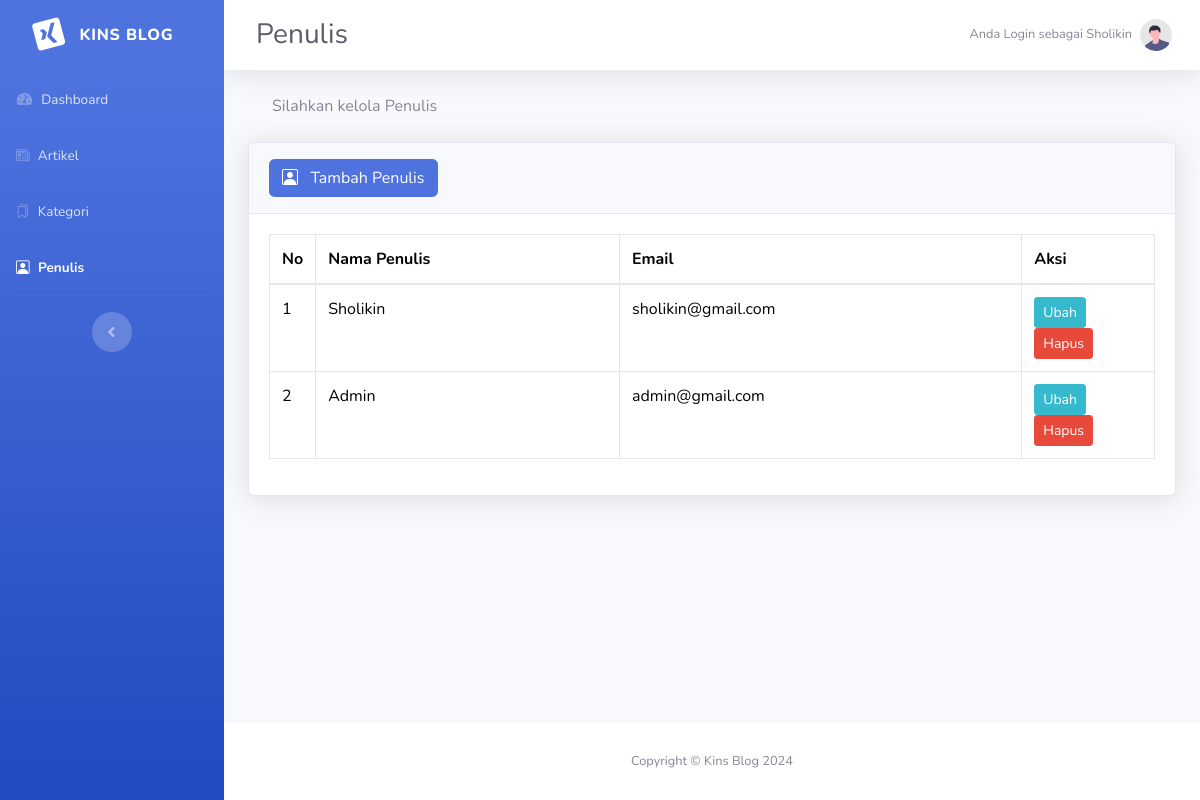
The app's page /admin/penulis.php (signed in) with its own data.
### tables this page shows
CREATE TABLE `penulis` (
  `id_penulis` int(11) NOT NULL,
  `username` varchar(90) DEFAULT NULL,
  `password` varchar(90) DEFAULT NULL,
  `email` varchar(90) DEFAULT NULL
);

### admin/penulis.php (the view, shortened to what this page needs)
<?php
require 'function.php';
 ?>
<!DOCTYPE html>
<html lang="en">
<head>
    <link href="https://cdn.jsdelivr.net/npm/bootstrap@5.3.3/dist/css/bootstrap.min.css" rel="stylesheet">
    <link href="vendor/fontawesome-free/css/all.min.css" rel="stylesheet" type="text/css">
    <link href="css/sb-admin-2.min.css" rel="stylesheet">
    <link rel="stylesheet" href="https://cdn.jsdelivr.net/npm/bootstrap-icons@1.11.3/font/bootstrap-icons.min.css">
</head>
<body id="page-top">
    <div id="wrapper">
        <ul class="navbar-nav bg-gradient-primary sidebar sidebar-dark accordion" id="accordionSidebar">
            <a class="sidebar-brand d-flex align-items-center justify-content-center" href="index.php">
                <div class="sidebar-brand-icon rotate-n-15">
                    <i class="fab fa-xing-square"></i>
                </div>
                <div class="sidebar-brand-text mx-3">Kins Blog</div>
            </a>
            <hr class="sidebar-divider my-0">
            <li class="nav-item :hover">
                <a class="nav-link" href="index.php">
                    <i class="fas fa-fw fa-tachometer-alt"></i>
                    <span>Dashboard</span></a>
            </li>
            <li class="nav-item :hover">
                <a class="nav-link" href="artikel.php">
                    <i class="bi bi-newspaper"></i>
                    <span>Artikel</span></a>
            </li>
            <li class="nav-item :hover">
                <a class="nav-link" href="kategori.php">
                    <i class="bi bi-bookmarks"></i>
                    <span>Kategori</span></a>
            </li>
            <li class="nav-item active">
                <a class="nav-link" href="penulis.php">
                    <i class="bi bi-person-square"></i>
                    <span>Penulis</span></a>
            </li>
            <hr class="sidebar-divider d-none d-md-block">
            <div class="text-center d-none d-md-inline">
                <button class="rounded-circle border-0" id="sidebarToggle"></button>
            </div>
        </ul>
        <div id="content-wrapper" class="d-flex flex-column">
            <div id="content">
                <nav class="navbar navbar-expand navbar-light bg-white topbar mb-4 static-top shadow">
                    <div class="d-none d-sm-inline-block mr-auto ml-md-3 my-2 my-md-0 mw-100 navbar-title">
                        <h1 class="h3 mb-0 text-gray-800">Penulis</h1>
                    </div>
                    <ul class="navbar-nav ml-auto">
                        <li class="nav-item dropdown no-arrow">
                            <a class="nav-link dropdown-toggle" href="#" id="userDropdown" role="button"
                                data-toggle="dropdown" aria-haspopup="true" aria-expanded="false">
                                <span class="mr-2 d-none d-lg-inline text-gray-600 small">
                                    <?php echo "Anda Login sebagai ".$_SESSION["username"]; ?>
                                    </span>
                                <img class="img-profile rounded-circle"
                                    src="img/undraw_profile.svg">
                            </a>
                        </li>
                    </ul>
                </nav>
                <div class="container-fluid">
                    <div class=container>
                        Silahkan kelola Penulis<br><br>
                    </div>
                     <div class="card shadow mb-4">
                        <div class="card-header py-3">
                            <button class="btn btn-primary" name="btn_penulis_baru" id="btn_penulis_baru"
                                data-bs-toggle="modal" data-bs-target="#modalFormPenulis">
                                <i class="bi bi-person-square"></i></i></i> &nbsp Tambah Penulis</button>
                        </div>
                        <div class="card-body">
                            <div class="table-responsive">
                                <table class="table table-bordered" id="dataTable" width="100%" cellspacing="0">
                                    <thead>
                                        <tr>
                                            <th style="width: 5%;">No</th>
                                            <th>Nama Penulis</th>
                                            <th>Email </th>
                                            <th style="width: 15%;">Aksi</th>
                                        </tr>
                                    </thead>
                                    <tbody>
                                    <?php
                                        $sql = "SELECT * FROM penulis ORDER BY id_penulis DESC";
                                        $result = mysqli_query($conn, $sql);
                                        if (mysqli_num_rows($result) > 0) {
                                            $nmrtbl = 0;
                                            while($row = mysqli_fetch_assoc($result)) {
                                            $nmrtbl++;
                                            $data_id_penulis = $row['id_penulis'];
                                            $data_nama = $row['username'];
                                            $data_email = $row['email'];
                                    ?>
                                        <tr>
                                            <td><?php echo $nmrtbl; ?></td>
                                            <td><?php echo $data_nama; ?></td>
                                            <td><?php echo $data_email; ?></td>
                                            <td>
                                                <button class="btn btn-info btn-sm" name="btn_ubah_penulis" data-bs-toggle="modal" data-bs-target="#modalUbahPenulis<?php echo $data_id_penulis; ?>">Ubah</button>
                                                <button class="btn btn-danger btn-sm" name="btn_hapus_penulis" data-bs-toggle="modal" data-bs-target="#modalHapusPenulis<?php echo $data_id_penulis; ?>">Hapus</button>
                                            </td>
                                        </tr>
                                            <div class="modal fade" id="modalUbahPenulis<?php echo $data_id_penulis; ?>" data-bs-backdrop="static">
                                    <?php
                                              }
                                            } else {
                                              echo "0 results";
                                            }
                                         ?>
                                       </tbody>
                                </table>
                            </div>
                        </div>
                    </div>
                </div>
            </div>
            <footer class="sticky-footer bg-white">
                <div class="container my-auto">
                    <div class="copyright text-center my-auto">
                        <span>Copyright &copy; Kins Blog 2024</span>
                    </div>
                </div>
            </footer>
        </div>
    </div>
</body>
</html>

### records on screen
penulis: username "Sholikin", email "sholikin@gmail.com"
penulis: username "Admin", email "admin@gmail.com"

### other values on screen
$_SESSION["username"] "Sholikin"
